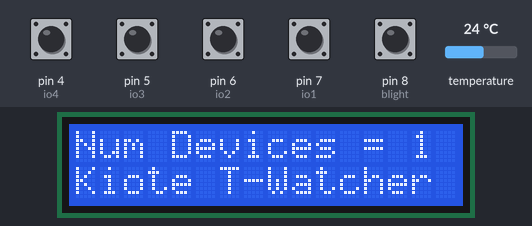
Bench run of a sketch on a simulated Arduino Uno, built with avr-gcc and run on an emulated ATmega328P. Shown: 16×2 character LCD. The inputs (shaded band) are chosen by the test bench; at power-on: pin 4 (io4), pin 5 (io3), pin 6 (io2), pin 7 (io1), pin 8 (blight) HIGH, temperature 24 °C. What the sketch prints to the serial monitor is not drawn.

Above: at 4.5 s.
At 11.7 s:
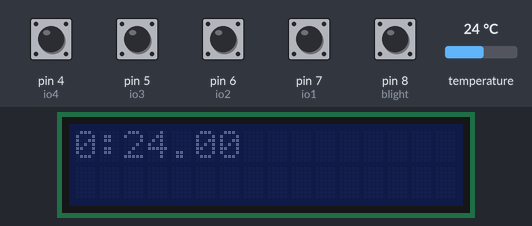
11.8 s: temperature set to 12 °C
At 12.8 s:
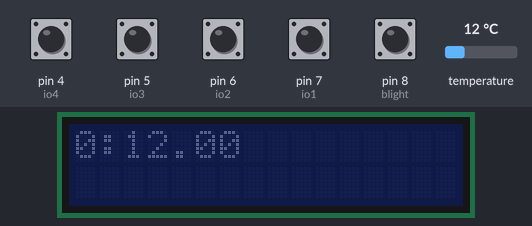
13.8 s: temperature set to 19 °C
At 16.3 s:
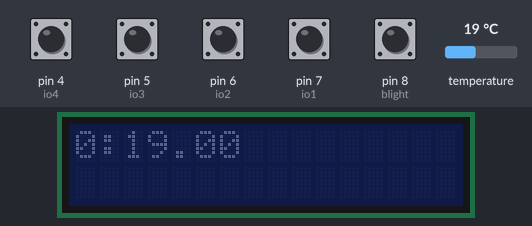
16.6 s: temperature set to 28 °C
At 18.6 s:
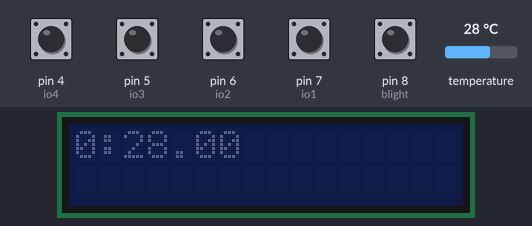
Timing chart, 0 to 20.1 s (numbered marks = the images above; inputs shaded):
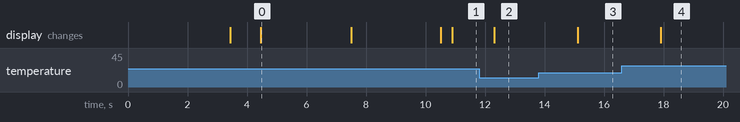

The sketch:

Kiotee003.ino
```cpp
#include <Wire.h>
#include <OneWire.h>
#include <DallasTemperature.h>
#include <LiquidCrystal_I2C.h>

#define I2C_ADDR    0x3F  // Define I2C Address where the PCF8574A is

// setup the input pins. they are arrange in terms of creating a 1 bit number 0000, 0001, 00010, 0011, 010
int io4 = 4;
int io3 = 5;
int io2 = 6;
int io1 = 7;
int blight =8;

//set delay time and corresponding counting loop integer
int loopDelay=0;
int loopCount=0;
bool starting=true;

//set up back light counting loop fo
int blightCount=10;

//String myByte="";
//set the delay byte integer equivalent
int intByte=0;

//define an array to hold the average temperatures
float temp[4];
float lcdTemps[4][3];

int n = 1;
int NumOfDevices=0;

LiquidCrystal_I2C lcd(0x3F,16,2);  // set the LCD address to 0x27 for a 16 chars and 2 line display

// Data wire is plugged into port 3 on the Arduino
#define ONE_WIRE_BUS 3
#define TEMPERATURE_PRECISION 11

// Setup a oneWire instance to communicate with any OneWire devices (not just Maxim/Dallas temperature ICs)
OneWire oneWire(ONE_WIRE_BUS);

// Pass our oneWire reference to Dallas Temperature.
DallasTemperature sensors(&oneWire);

// arrays to hold device addresses
//DeviceAddress probe1, probe2, probe3, probe4;
// array to hold device addresses
DeviceAddress probe[4];

void setup(void) {
  Serial.begin(9600);
  lcd.init();

// make the pushbutton's pin an input:
  pinMode(io4, INPUT_PULLUP);
  pinMode(io3, INPUT_PULLUP);
  pinMode(io2, INPUT_PULLUP);
  pinMode(io1, INPUT_PULLUP);
  pinMode(blight, INPUT_PULLUP);

  //delay for stability
  delay(1000);

// read the input pin:
  int read4 = digitalRead(io4);
  int read3 = digitalRead(io3);
  int read2 = digitalRead(io2);
  int read1 = digitalRead(io1);

  //myByte=String(read1)+String(read2)+String(read3)+String(read4);
  // create integer equivalent of byte
  intByte=read4+2*read3+4*read2+8*read1;
  loopDelay=getDelay(intByte);

 //set up one wire devices
  Serial.println("Willow Mountain Scientific");
  Serial.println("Kiotee T Watcher v 0.02");
  delay(1000);

  Serial.print("Loop Delay = ");
  Serial.println(loopDelay);
  delay(1000);
  // Start up the library
  sensors.begin();

  delay(100);
  Serial.print("Found ");
  NumOfDevices=sensors.getDeviceCount();
  Serial.print(NumOfDevices, DEC);
  Serial.println(" devices.");

  delay(100);
  // report parasite power requirements
  Serial.print("Parasite power is: ");
  if (sensors.isParasitePowerMode()) Serial.println("ON");
  else Serial.println("OFF");

  // Assign address manually. The addresses below will beed to be changed
  // to valid device addresses on your bus. Device address can be retrieved
  // by using either oneWire.search(deviceAddress) or individually via
  // sensors.getAddress(deviceAddress, index)
  //probe1 = { 0x28, 0x1D, 0x39, 0x31, 0x2, 0x0, 0x0, 0xF0 };
  //probe2   = { 0x28, 0x3F, 0x1C, 0x31, 0x2, 0x0, 0x0, 0x2 };

  // Search for devices on the bus and assign based on an index. Ideally,
  // you would do this to initially discover addresses on the bus and then
  // use those addresses and manually assign them (see above) once you know
  // the devices on your bus (and assuming they don't change).
  //
  // method 1: by index
  for(int h=0; h<NumOfDevices; h++){
    if (!sensors.getAddress(probe[h],h)){
        Serial.print("Unable to find address for Device ");
        Serial.println(h);
      }
  }
  //if (!sensors.getAddress(probe1, 0)) Serial.println("Unable to find address for Device 0");
  //if (!sensors.getAddress(probe2, 1)) Serial.println("Unable to find address for Device 1");

  // method 2: search()
  // search() looks for the next device. Returns 1 if a new address has been
  // returned. A zero might mean that the bus is shorted, there are no devices,
  // or you have already retrieved all of them. It might be a good idea to
  // check the CRC to make sure you didn't get garbage. The order is
  // deterministic. You will always get the same devices in the same order
  //
  // Must be called before search()
  //oneWire.reset_search();
  // assigns the first address found to probe1
  //if (!oneWire.search(probe1)) Serial.println("Unable to find address for probe1");
  // assigns the seconds address found to probe2
  //if (!oneWire.search(probe2)) Serial.println("Unable to find address for probe2");

  // show the addresses we found on the bus

  for(int m=0; m<NumOfDevices; m++){
    Serial.print("Device ");
    Serial.print(m);
    Serial.print(" Address: ");
    printAddress(probe[m]);
    delay(100);
  }

  // set the resolution to 9 bit per device
  for(int g=0; g<NumOfDevices; g++){
    sensors.setResolution(probe[g],TEMPERATURE_PRECISION);
    Serial.print("Device ");
    Serial.print(g);
    Serial.print(" Resolution: ");
    Serial.println(sensors.getResolution(probe[g]), DEC);
  }

//set up the LCD
// Switch on the backlight
  //lcd.setBacklightPin(BACKLIGHT_PIN,POSITIVE);
  lcd.setBacklight(HIGH);
  lcd.home ();
  lcd.print("Willow Mountain Scientific");
  lcd.setCursor(0,1);
  lcd.print("Kiote T-Watcher v. 0.02");
  delay(1000);
  lcd.home();
  lcd.print("Num Devices = ");
  lcd.print(NumOfDevices);
  delay(3000);
  lcd.clear();
  lcd.home();
  if (NumOfDevices>0){
    for(int k=0; k<NumOfDevices; k++){
      lcd.clear();
      lcd.home();
      lcd.print("Probe ");
      lcd.print(k);
      lcd.print(" Address: ");
      lcd.setCursor(0,1);
      printAddressLCD(probe[k]);
      delay(3000);
      //set initial value in temp array.
      temp[k]=0;
    }
  }
  lcd.setBacklight(LOW);
}

void loop(void) {
  //define a temp variable
  loopCount+=1;

  // Show realtime values on LCD.
  sensors.requestTemperatures();
   //clear the LCD and move cursor to home
  lcd.clear();
  lcd.home ();                   // go home

  for(int i=0; i<NumOfDevices; i++){
    float thisTemp=0;
    float tmpTemp=0;
    //read temps
    tmpTemp=sensors.getTempC(probe[i]);
    temp[i]+=tmpTemp;
    //thisTemp=getLCDTemp(i,tmpTemp);
    thisTemp=tmpTemp;
      switch (i) {
              case 0:
                // do something
                  lcd.print("0:");
                  lcd.print(thisTemp);
                  break;
              case 1:
                  // do something
                  lcd.setCursor(8,0);
                  lcd.print("1:");
                  lcd.print(thisTemp);
                  break;
              case 2:
                  // do something
                  lcd.setCursor(0,1);
                  lcd.print("2:");
                  lcd.print(thisTemp);
                  break;
                case 3:
                  // do something
                  lcd.setCursor(8,1);
                  lcd.print("3:");
                  lcd.print(thisTemp);
                  break;
              default:
                // do something
              break;
           }
  }
  if(loopCount==loopDelay || starting){
    starting=false;
    //get the temperatures
    // First check to see if Num of Sensors>0
      if (NumOfDevices>0){
        Serial.print("T,");
      // read the temperatures
       for(int j=0; j<NumOfDevices; j++){
           //Serial.print("T");
           //Serial.print(j);
           //Serial.print(",");
           if(j==NumOfDevices-1){
               // statement
              Serial.println(temp[j]/loopCount);
           } else {
               // statement
               Serial.print(temp[j]/loopCount);
               Serial.print(",");
           }
           temp[j]=0;
       }
     }else{
        lcd.clear();
        lcd.home();
        lcd.print("No probes detected");
     }
    loopCount=0;
  }

  //check to see if backlight button pushed
  //Serial.println(digitalRead(blight));
  if(!digitalRead(blight)==1){
      blightCount=0;
  }

  //turn on backlight
  // if (blightCount<10){
  //   blightCount+=1;
  //   lcd.setBacklight(HIGH);
  // }else{
  //   lcd.setBacklight(LOW);
  // }

  delay(1000); //update every 1 seconds

}


// function to print a device address
void printAddress(DeviceAddress deviceAddress)
{
  for (uint8_t i = 0; i < 8; i++)
  {
    // zero pad the address if necessary
    if (deviceAddress[i] < 16) Serial.print("0");
    Serial.print(deviceAddress[i], HEX);
  }
}

// function to print a device address on lcd
void printAddressLCD(DeviceAddress deviceAddress){
  for (uint8_t i = 0; i < 8; i++)
  {
    // zero pad the address if necessary
    if (deviceAddress[i] < 16) Serial.print("0");
    lcd.print(deviceAddress[i], HEX);
  }
}

// function to print the temperature for a device
void printTemperature(DeviceAddress deviceAddress){
  float tempC = sensors.getTempC(deviceAddress);
  Serial.print("Temp C: ");
  Serial.print(tempC);
  Serial.print(" Temp F: ");
  Serial.print(DallasTemperature::toFahrenheit(tempC));
}

// function to print a device's resolution
void printResolution(DeviceAddress deviceAddress){
  Serial.print("Resolution: ");
  Serial.print(sensors.getResolution(deviceAddress));
  Serial.println();
}

// main function to print information about a device
void printData(DeviceAddress deviceAddress){
  Serial.print("Device Address: ");
  printAddress(deviceAddress);
  Serial.print(" ");
  printTemperature(deviceAddress);
  Serial.println();
}

float getLCDTemp(int pNo, float T){
  int boxcar=5;
  float sumT=0;
  float avgT=0;
  // boxcar value of 3
  for(int i=0; i<boxcar; i++){
      if(i!=boxcar-1){
          // statement
          lcdTemps[pNo][i]=lcdTemps[pNo][i+1];
      } else {
          // statement
          lcdTemps[pNo][i]=T;
      }
  }
  for(int i=0; i<boxcar; i++){
    sumT+=lcdTemps[pNo][i];
  }
  return sumT/boxcar;
}
//calculate delay based on switch settings.
int getDelay(int d){
	Serial.print(d);
  int thisdelay=0;
  switch (d) {
      case 0 :
        //1 sec read t
        thisdelay=1;
        break;
      case 1 :
        //10 sec read ti
        thisdelay=10;
        break;
      case 2:
        //30 sec read ti
        thisdelay=30;
        break;
      case 3:
        //1 min
        thisdelay=60;
        break;
      case 4:
        //2 minute
        thisdelay=120;
        break;
      case 5:
        //5 minute read tim
        thisdelay=300;
        break;
      case 6:
        //10 minute readtim
        thisdelay=600;
        break;
      case 7:
        //15 minute read tim
        thisdelay=900;
        break;
      case 8:
        //20 min read time
        thisdelay=1200;
        break;
      case 9:
        //30 min read time
        thisdelay=1800;
        break;
      case 10:
        //60 min read time
        thisdelay=3600;
        break;
      case 11:
        // 2 hr  read time
        thisdelay=7200;
        break;
      case 12:
        // 4 hr  read time

        thisdelay=14400;
        break;
      case 13:
        // 6 hr  read time

        thisdelay=21600;
        break;
      default:
        // do a one minute read by default
        thisdelay=60;
        break;
    }
    return thisdelay;
}
```

Measured:
- after the input at 11.8 s, the display: changes after 0.51 s (image 2)
- after the input at 13.8 s, the display: changes after 1.3 s (image 3)
- after the input at 16.6 s, the display: changes after 1.3 s (image 4)
- what the display in image 0 shows lasts 3.0 s, from 4.5 s to 7.5 s
